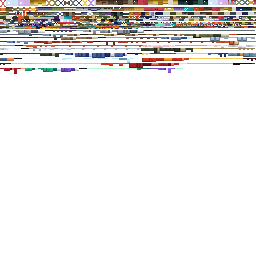
#> input picture tools/data/tank_fish_atlas_base.png, 256 x 256 px
$ python ai2pixel.py data/tank_fish_atlas_base.png out
#> lines starting #> are read from the running program, lines starting #| are printed output that depends on the picture
"""Turn an AI-generated "pixel art" picture into a real pixel-art PNG.

AI images (usually 1024x1024) only *look* like a 16x16 grid: the cells are not exactly 64 px, the grid
may be offset, edges are soft and the colours are noisy. A plain nearest-neighbour shrink then lands on
cell borders and picks up noise. This tool instead:

  1. finds the real cell size and grid offset from where the colour changes line up;
  2. reads each cell from its centre (median colour), never from its border;
  3. makes the background transparent by flooding from the image edges (white or the given colour),
     so white highlights inside the object stay white;
  4. merges near-identical colours (JPEG noise) into a clean palette;
  5. splits a sheet into separate objects and writes each one, both at its native grid size and
     fitted into a 16x16 canvas.

  python tools/ai2pixel.py <image> <out_dir> [--cell N] [--bg ffffff] [--size 16] [--colors 32]
"""
import argparse, os
from collections import Counter, deque
from PIL import Image


def content_box(px, w, h, bg, tol):
    xs, ys = [], []
    for y in range(0, h, 2):
        for x in range(0, w, 2):
            if not near(px[x, y], bg, tol):
                xs.append(x); ys.append(y)
    if not xs:
        return 0, 0, w, h
    return max(0, min(xs) - 4), max(0, min(ys) - 4), min(w, max(xs) + 5), min(h, max(ys) + 5)


def edge_profile(px, box, axis):
    """Sum of colour changes across every column (axis 0) or row (axis 1), inside the content box only."""
    x0, y0, x1, y1 = box
    a0, a1, b0, b1 = (x0, x1, y0, y1) if axis == 0 else (y0, y1, x0, x1)
    prof = [0.0] * (a1 - a0)
    for i in range(a0 + 1, a1):
        s = 0
        for j in range(b0, b1, 2):
            a = px[i, j] if axis == 0 else px[j, i]
            b = px[i - 1, j] if axis == 0 else px[j, i - 1]
            s += abs(a[0] - b[0]) + abs(a[1] - b[1]) + abs(a[2] - b[2])
        prof[i - a0] = s
    return prof


def find_cell(prof, lo=4, hi=128):
    """Cell size from the autocorrelation of the edge profile: the first lag that repeats strongly
    (multiples of the cell repeat too, so the smallest good lag wins)."""
    n = len(prof)
    m = sum(prof) / n
    d = [p - m for p in prof]
    var = sum(v * v for v in d) or 1
    ac = {}
    for lag in range(lo, min(hi, n // 3) + 1):
        ac[lag] = sum(d[i] * d[i + lag] for i in range(n - lag)) / var
    # local maxima
    peaks = [l for l in ac if ac[l] >= ac.get(l - 1, -9) and ac[l] >= ac.get(l + 1, -9) and ac[l] > 0]
    if not peaks:
        return float(lo)
    top = max(ac[l] for l in peaks)
    return float(min(l for l in peaks if ac[l] >= 0.6 * top))


def fit_grid(prof, guess, start):
    """Refine cell size and offset around the guess so that cell borders sit on colour changes and cell
    middles are quiet. Returns (cell, offset in image coordinates)."""
    n = len(prof)
    mean = sum(prof) / n or 1
    best = (-1e9, guess, 0.0)
    c = guess - 1.5
    while c <= guess + 1.5:
        o = 0.0
        while o < c:
            xs = [int(round(o + k * c)) for k in range(int((n - o) / c) + 1)]
            mids = [int(round(o + (k + 0.5) * c)) for k in range(int((n - o) / c) + 1)]
            xs = [x for x in xs if 0 < x < n - 1]; mids = [x for x in mids if 0 < x < n - 1]
            if len(xs) >= 3 and mids:
                on = sum(max(prof[x - 1], prof[x], prof[x + 1]) for x in xs) / len(xs)
                off = sum(prof[x] for x in mids) / len(mids)
                score = (on - off) / mean
                if score > best[0]:
                    best = (score, c, o)
            o += 0.5
        c += 0.05
    return best[1], start + best[2]


def sample(px, x0, y0, x1, y1):
    """Median colour of the middle half of a cell."""
    mx, my = (x1 - x0) / 4, (y1 - y0) / 4
    cols = [px[x, y] for y in range(int(y0 + my), max(int(y0 + my) + 1, int(y1 - my)))
            for x in range(int(x0 + mx), max(int(x0 + mx) + 1, int(x1 - mx)))]
    return tuple(sorted(c[i] for c in cols)[len(cols) // 2] for i in range(3))


def near(a, b, tol):
    return abs(a[0] - b[0]) + abs(a[1] - b[1]) + abs(a[2] - b[2]) <= tol


def lum(c):
    return 0.299 * c[0] + 0.587 * c[1] + 0.114 * c[2]


def shrink(obj, size):
    """Shrink a pixel-art object to fit size x size without nearest-neighbour's dropped lines:
    each target pixel takes the most common colour of the source cells it covers, and target pixels on
    the outline take the darkest colour there, so outlines stay unbroken."""
    k = size / max(obj.size)
    tw, th = max(1, round(obj.width * k)), max(1, round(obj.height * k))
    sx, sy = obj.width / tw, obj.height / th
    src = obj.load()
    out = Image.new('RGBA', (tw, th), (0, 0, 0, 0))
    blocks = {}
    for ty in range(th):
        for tx in range(tw):
            x0, x1 = int(tx * sx), max(int(tx * sx) + 1, int(round((tx + 1) * sx)))
            y0, y1 = int(ty * sy), max(int(ty * sy) + 1, int(round((ty + 1) * sy)))
            cells = [src[x, y] for y in range(y0, min(y1, obj.height)) for x in range(x0, min(x1, obj.width))]
            solid = [c for c in cells if c[3]]
            if len(solid) * 2 < len(cells):
                continue
            blocks[(tx, ty)] = solid
            out.putpixel((tx, ty), Counter(solid).most_common(1)[0][0])
    for (tx, ty), solid in blocks.items():
        edge = any((tx + dx, ty + dy) not in blocks for dx, dy in ((1, 0), (-1, 0), (0, 1), (0, -1)))
        if edge:
            darkest = min(solid, key=lum)
            if lum(darkest) < lum(out.getpixel((tx, ty))) * 0.8:
                out.putpixel((tx, ty), darkest)
        else:
            # inside the shape, busy detail (legs, feelers) makes the outline colour win the vote and the
            # body turns to mush; use the most common lighter colour when it covers a fair share of the block
            top = max(lum(c) for c in solid)
            light = [c for c in solid if lum(c) >= 0.45 * top and lum(c) > 40]
            if light and lum(out.getpixel((tx, ty))) < 0.45 * top and len(light) * 3 >= len(solid):
                out.putpixel((tx, ty), Counter(light).most_common(1)[0][0])
    for (tx, ty) in blocks:                    # drop single stray pixels (broken feelers, specks)
        if not any((tx + dx, ty + dy) in blocks for dx in (-1, 0, 1) for dy in (-1, 0, 1) if dx or dy):
            out.putpixel((tx, ty), (0, 0, 0, 0))
    return out


def to_diagonal(obj):
    """Turn a long object so its long axis runs from bottom-left to top-right (like vanilla fish).
    Rotation is done on the native grid with the RotSprite trick (Scale2x x3, nearest rotate, block vote)."""
    import math
    pts = [(x, y) for y in range(obj.height) for x in range(obj.width) if obj.getpixel((x, y))[3]]
    mx = sum(p[0] for p in pts) / len(pts); my = sum(p[1] for p in pts) / len(pts)
    sxx = sum((p[0] - mx) ** 2 for p in pts); syy = sum((p[1] - my) ** 2 for p in pts)
    sxy = sum((p[0] - mx) * (p[1] - my) for p in pts)
    axis = 0.5 * math.atan2(2 * sxy, sxx - syy)          # image coords: y down
    current = -math.degrees(axis)                       # counter-clockwise angle of the long axis
    if abs(current) < 10:
        return obj                                       # lying flat (a heap, a bowl, a plate): keep it upright
    turn = 45 - current
    if abs(turn) < 6:
        return obj
    big = obj
    for _ in range(3):
        big = _scale2x(big)
    big = big.rotate(turn, resample=Image.NEAREST, expand=True)
    kk = 8
    W, H = big.size
    small = Image.new('RGBA', (W // kk, H // kk), (0, 0, 0, 0))
    bp = big.load()
    for by in range(H // kk):
        for bx in range(W // kk):
            cols = [bp[bx * kk + i, by * kk + j] for j in range(kk) for i in range(kk)]
            solid = [c for c in cols if c[3]]
            if len(solid) * 2 < len(cols):
                continue
            centre = [bp[bx * kk + i, by * kk + j] for j in range(2, 6) for i in range(2, 6)]
            centre = [c for c in centre if c[3]] or solid
            small.putpixel((bx, by), Counter(centre).most_common(1)[0][0])
    return small.crop(small.getbbox())


# [17 lines left out: function _scale2x, not called in this run]


def convert(path, out_dir, cell=None, bg=(255, 255, 255), size=16, colors=32, tol=36, diagonal=True):
#> called with path = 'data/tank_fish_atlas_base.png', out_dir = 'out', bg = (255, 255, 255), size = 16, colors = 32, tol = 36, diagonal = True
    src = Image.open(path)
#> src is the input picture: PIL image 256x256 RGBA; mean R, G, B, A 21.1, 18.2, 16.6, 39.6
    alpha = None
    if src.mode in ('RGBA', 'LA', 'P'):     # transparent input: flatten onto the background colour
        src = src.convert('RGBA')
        a = src.getchannel('A')
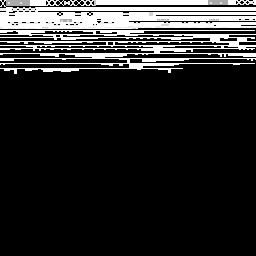
#> a: PIL image 256x256 L; min 0, max 255, mean 39.6
        if a.getextrema()[0] < 128:          # real transparency: it, not the colour, marks the background
            alpha = a.load()
        flat = Image.new('RGBA', src.size, tuple(bg) + (255,))
#> flat: PIL image 256x256 RGBA; every value is 255
        flat.alpha_composite(src)
        src = flat
    im = src.convert('RGB')
    w, h = im.size
#> w = 256; h = 256
    px = im.load()
    if cell:
        cx = cy = float(cell); ox = oy = 0.0
    else:
        box = content_box(px, w, h, bg, tol)
#> box = (0, 0, 256, 77)
        px_prof, py_prof = edge_profile(px, box, 0), edge_profile(px, box, 1)
#> in edge_profile, `x0, y0, x1, y1 = box`: x0 = 0; x1 = 256; y1 = 77
#> in edge_profile, `a0, a1, b0, b1 = (x0, x1, y0, y1) if axis == 0 else (y0, y1, x0, x1)`: a0 = 0; a1 = 256; b0 = 0; b1 = 77
#> in edge_profile, `prof = [0.0] * (a1 - a0)`: prof = 256 values from 0 to 0
#> after the loop in edge_profile, `for i in range(a0 + 1, a1):`: prof = 256 values, max 4456 at index 59, min 0 at index 0, mean 1723.4
#> px_prof has the same summary as prof in edge_profile; py_prof = 77 values, max 65260 at index 7, min 0 at index 0, mean 22462.6
        guess = (find_cell(px_prof) + find_cell(py_prof)) / 2      # cells are square
#> in find_cell, `n = len(prof)`: n = 256
#> in find_cell, `m = sum(prof) / n`: m = 1723.4
#> in find_cell, `d = [p - m for p in prof]`: d = 256 values, max 2732.6 at index 59, min -1723.4 at index 0, mean 0
#> in find_cell, `var = sum(v * v for v in d) or 1`: var = 158941606.7
#> after the loop in find_cell, `for lag in range(lo, min(hi, n // 3) + 1):`: ac = 82 items
#> in find_cell, `peaks = [l for l in ac if ac[l] >= ac.get(l - 1, -9) and ac[l] >= ac.g..`: peaks = [4, 8, 12, 16, 18, 21, 25, 28, 30, 32, 36, 42, 45, 49, 53, 58, 60, 66, 68, 70, 75, 79, 83, 85]
#> in find_cell, `top = max(ac[l] for l in peaks)`: top = 0.226
#> guess = 10
        cx, ox = fit_grid(px_prof, guess, box[0])
#> in fit_grid, `n = len(prof)`: n = 256
#> in fit_grid, `mean = sum(prof) / n or 1`: mean = 1723.4
#> in fit_grid, `best = (-1e9, guess, 0.0)`: best = (-1e+09, 10, 0)
#> in fit_grid, `c = guess - 1.5`: c = 8.5
#> the loop in fit_grid, `while c <= guess + 1.5:` made 60 passes
#> c on passes 1 to 12: 8.55, 8.6, 8.65, 8.7, 8.75, 8.8, 8.85, 8.9, 8.95, 9, 9.05, 9.1
#> after the loop in fit_grid, `while c <= guess + 1.5:`: best = (0.725, 9.9, 4); c = 11.5
#> cx = 9.9; ox = 4
        cy, oy = fit_grid(py_prof, guess, box[1])
#> the loop in fit_grid (call 2), `while c <= guess + 1.5:` made 60 passes
#> cy = 11.25; oy = 8
        c = (cx + cy) / 2
#> c = 10.58
        cx = cy = c
#> cx = 10.58; cy = 10.58
        ox %= c; oy %= c
    gw, gh = int((w - ox) / cx), int((h - oy) / cy)
#> gw = 23; gh = 23
    grid = [[sample(px, ox + i * cx, oy + j * cy, ox + (i + 1) * cx, oy + (j + 1) * cy) for i in range(gw)] for j in range(gh)]
#> grid = 23 items
    # background: flood from the border through cells close to the background colour
    bgset = set()
    if alpha is not None:                    # a cell is background when its centre is mostly transparent
        for j in range(gh):
            for i in range(gw):
                x0, y0 = ox + i * cx, oy + j * cy
                pts = [alpha[min(w - 1, int(x0 + cx * f)), min(h - 1, int(y0 + cy * g))]
                       for f in (0.3, 0.5, 0.7) for g in (0.3, 0.5, 0.7)]
                if sorted(pts)[4] < 128:
                    bgset.add((i, j))
#> after the loop, bgset = 459 items
    q = deque() if alpha is not None else deque((i, j) for j in range(gh) for i in range(gw) if i in (0, gw - 1) or j in (0, gh - 1))
    while q:
        i, j = q.popleft()
        if (i, j) in bgset or not (0 <= i < gw and 0 <= j < gh) or not near(grid[j][i], bg, tol):
            continue
        bgset.add((i, j))
        q.extend(((i + 1, j), (i - 1, j), (i, j + 1), (i, j - 1)))
#> this loop made 0 passes
    # palette clean-up
    fg = [(i, j) for j in range(gh) for i in range(gw) if (i, j) not in bgset]
#> fg = 70 pairs, first value 0 to 22, second value 0 to 5
    tmp = Image.new('RGB', (len(fg) or 1, 1))
    for k, (i, j) in enumerate(fg):
        tmp.putpixel((k, 0), grid[j][i])
#> this loop made 70 passes
#> (i, j) on passes 1 to 12: (0, 0), (1, 0), (2, 0), (3, 0), (4, 0), (6, 0), (7, 0), (8, 0), (9, 0), (10, 0), (12, 0), (13, 0)
    q8 = tmp.quantize(colors, method=Image.Quantize.MEDIANCUT).convert('RGB')
    clean = Image.new('RGBA', (gw, gh), (0, 0, 0, 0))
#> clean: PIL image 23x23 RGBA; every value is 0
    for k, (i, j) in enumerate(fg):
        clean.putpixel((i, j), q8.getpixel((k, 0)) + (255,))
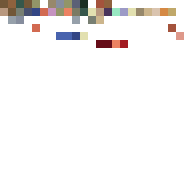
#> clean: PIL image 23x23 RGBA (shown 8 times larger); mean R, G, B, A 23.5, 21.3, 20.2, 33.7; transparent parts drawn white
    # split into objects (8-connected)
    seen, objs = set(), []
    for p in fg:
        if p in seen:
            continue
        comp, dq = [], deque([p])
        while dq:
            a = dq.popleft()
            if a in seen or a in bgset or not (0 <= a[0] < gw and 0 <= a[1] < gh):
                continue
            seen.add(a); comp.append(a)
            dq.extend((a[0] + dx, a[1] + dy) for dx in (-1, 0, 1) for dy in (-1, 0, 1) if dx or dy)
        if len(comp) >= 6:
            objs.append(comp)
#> this loop made 70 passes
#> after the loop, objs = 1 item; seen = 70 items
    objs.sort(key=lambda c: (min(p[1] for p in c) // 8, min(p[0] for p in c)))
    os.makedirs(out_dir, exist_ok=True)
    base = os.path.splitext(os.path.basename(path))[0]
    report = [f'{path}: cell {cx:.2f}px, offset ({ox:.1f},{oy:.1f}), grid {gw}x{gh}, {len(objs)} object(s)']
    for n, comp in enumerate(objs, 1):
        xs = [p[0] for p in comp]; ys = [p[1] for p in comp]
        box = (min(xs), min(ys), max(xs) + 1, max(ys) + 1)
        obj = Image.new('RGBA', (box[2] - box[0], box[3] - box[1]), (0, 0, 0, 0))
        for (i, j) in comp:
            obj.putpixel((i - box[0], j - box[1]), clean.getpixel((i, j)))
        native = f'{out_dir}/{base}_{n}_native_{obj.width}x{obj.height}.png'
        obj.save(native)
        fit = obj
        if diagonal and max(obj.size) > size and max(obj.size) / max(1, min(obj.size)) >= 1.4:
            fit = to_diagonal(obj)                # long, thin objects fill the slot better lying corner to corner
        if max(fit.size) > size:              # only when the AI drew more cells than the target
            fit = shrink(fit, size)
        canvas = Image.new('RGBA', (size, size), (0, 0, 0, 0))
        canvas.alpha_composite(fit, ((size - fit.width) // 2, (size - fit.height) // 2))
        canvas.save(f'{out_dir}/{base}_{n}_{size}x{size}.png')
        ncol = len({obj.getpixel((x, y)) for y in range(obj.height) for x in range(obj.width) if obj.getpixel((x, y))[3]})
        report.append(f'  object {n}: native {obj.width}x{obj.height}, {ncol} colours'
                      + ('' if max(obj.size) <= size else f'  (more than {size} cells: shrunk, check by hand)'))
#> this loop made 1 pass
#> (n, box, mx in to_diagonal, my in to_diagonal, sxx in to_diagonal, syy in to_diagonal, sxy in to_diagonal, axis in to_diagonal) on pass 1: (1, (0, 0, 23, 6), 9.75, 2, 2858.8, 170, 139, 0.0515)
#> pass 1, in convert, `canvas.save(f'{out_dir}/{base}_{n}_{size}x{size}.png')`:
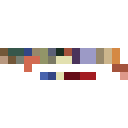
#> saved as tank_fish_atlas_base_1_16x16.png: PIL image 16x16 RGBA (shown 8 times larger); mean R, G, B, A 29.2, 24.2, 22.8, 46.8; transparent parts drawn white
#> after the loop, report = 2 items
    return '\n'.join(report)


# ----------------------------------------------------------------------------------------- batch mode
# python tools/ai2pixel.py batch <in_dir>            convert every image, write the review sheet
# python tools/ai2pixel.py install <name> [<name>..]  copy reviewed icons into the pack (or "all")
#
# Name each image after the icon it replaces: the English id (carp.png, raw_calamari.png) or the
# Traditional Chinese name (鯉魚.png). One image may hold several objects: name it a+b+c.png and the
# objects are matched left-to-right, top-to-bottom.
HERE = os.path.dirname(os.path.abspath(__file__))
ROOT = os.path.dirname(HERE)
RP = os.path.join(ROOT, 'Kaleidoscope Fishing Voyage [RP]')
ITEMS = os.path.join(RP, 'textures', 'items')
STAGE = os.path.join(os.path.dirname(ROOT), 'icon_preview', 'AI轉換結果')


# [131 lines left out: functions icon_names, resolve, batch, sheet, normal_from, install, not called in this run]


if __name__ == '__main__':
    import sys
    if len(sys.argv) > 1 and sys.argv[1] == 'batch':
        batch(sys.argv[2])
    elif len(sys.argv) > 1 and sys.argv[1] == 'install':
        install(sys.argv[2:])
    else:
        ap = argparse.ArgumentParser()
        ap.add_argument('image'); ap.add_argument('out_dir')
        ap.add_argument('--cell', type=float); ap.add_argument('--bg', default='ffffff')
        ap.add_argument('--size', type=int, default=16); ap.add_argument('--colors', type=int, default=32)
        a = ap.parse_args()
        bg = tuple(int(a.bg[i:i + 2], 16) for i in (0, 2, 4))
        print(convert(a.image, a.out_dir, a.cell, bg, a.size, a.colors))
#| data/tank_fish_atlas_base.png: cell 10.58px, offset (4.0,8.0), grid 23x23, 1 object(s)
#|   object 1: native 23x6, 31 colours  (more than 16 cells: shrunk, check by hand)
